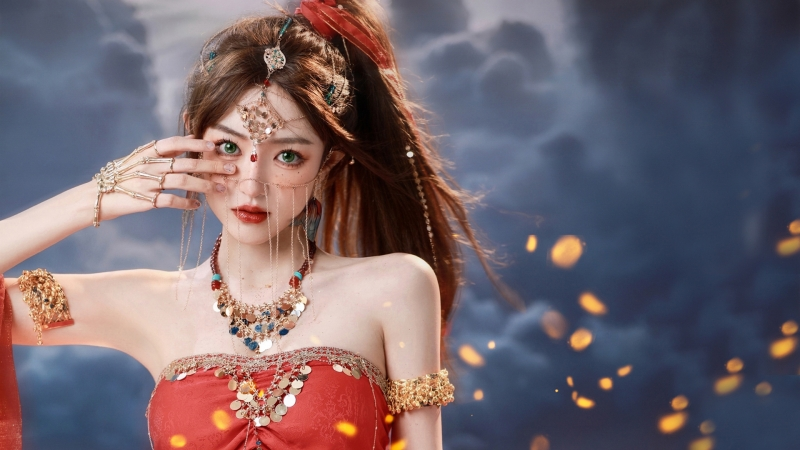
#> input picture python_Pillow_图像/images/boy.jpg, 800 x 450 px
$ python '07_剪切图像.py'
#> lines starting #> are read from the running program, lines starting #| are printed output that depends on the picture
# !/usr/bin/python3
# _*_ coding:utf-8 _*_
#
# Copyright (C) 2023 - 2023 pgl, Inc. All Rights Reserved
#
# @Time    : 2023/6/7 15:32
# @Author  : pgl
# @File    : 07_剪切图像.py
# @IDE     : PyCharm


# 导入所需的图像库
from PIL import Image, ImageFilter

if __name__ == "__main__":
    # 从一个图像中创建一个图像对象
    im = Image.open('images/boy.jpg')
#> im is the input picture: PIL image 800x450 RGB; mean R, G, B 114.7, 100.2, 108.1

    # 显示实际图像
    im.show()

    # left, upper, right, lowe
    # 裁剪
    cropped = im.crop((1, 2, 300, 300))
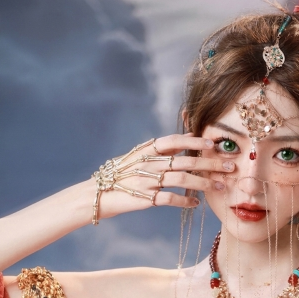
#> cropped: PIL image 299x298 RGB; mean R, G, B 149.4, 134.6, 137.9

    # 显示裁剪后的部分
    cropped.show()

    # 保存裁剪后的图片
    cropped.save('images/croppedBeach1.jpg')

$ run again, with python_Pillow_图像/images/1.jpg copied over python_Pillow_图像/images/boy.jpg
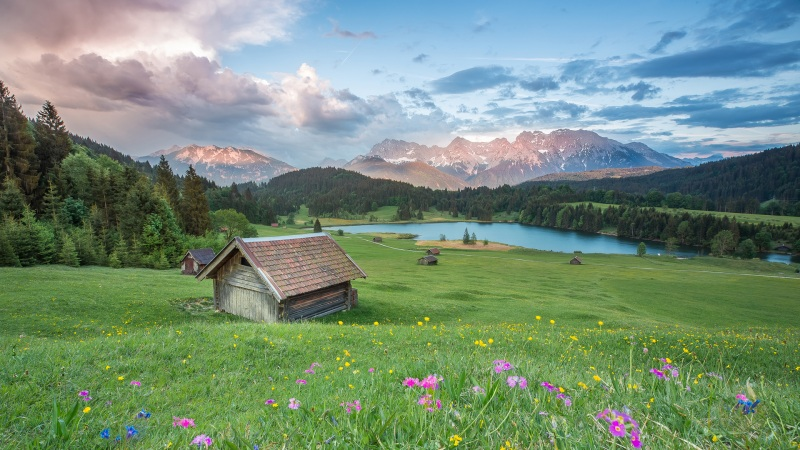
#> input picture python_Pillow_图像/images/1.jpg, 800 x 450 px
#> im is the input picture: PIL image 800x450 RGB; mean R, G, B 117.3, 141.5, 120.5
#> `cropped = im.crop((1, 2, 300, 300))`:
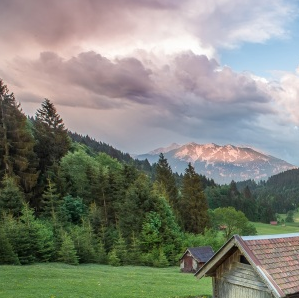
#> cropped: PIL image 299x298 RGB; mean R, G, B 131.5, 133.8, 123.8

$ run again, with python_Pillow_图像/images/cat.jpg copied over python_Pillow_图像/images/boy.jpg
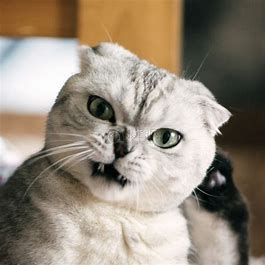
#> input picture python_Pillow_图像/images/cat.jpg, 265 x 265 px
#> im is the input picture: PIL image 265x265 RGB; mean R, G, B 149.5, 138, 123.3
#> `cropped = im.crop((1, 2, 300, 300))`:
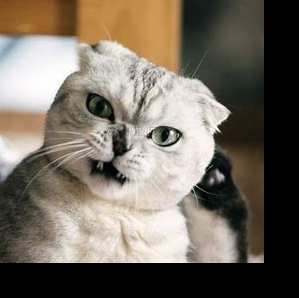
#> cropped: PIL image 299x298 RGB; mean R, G, B 116.6, 107.8, 96.5
